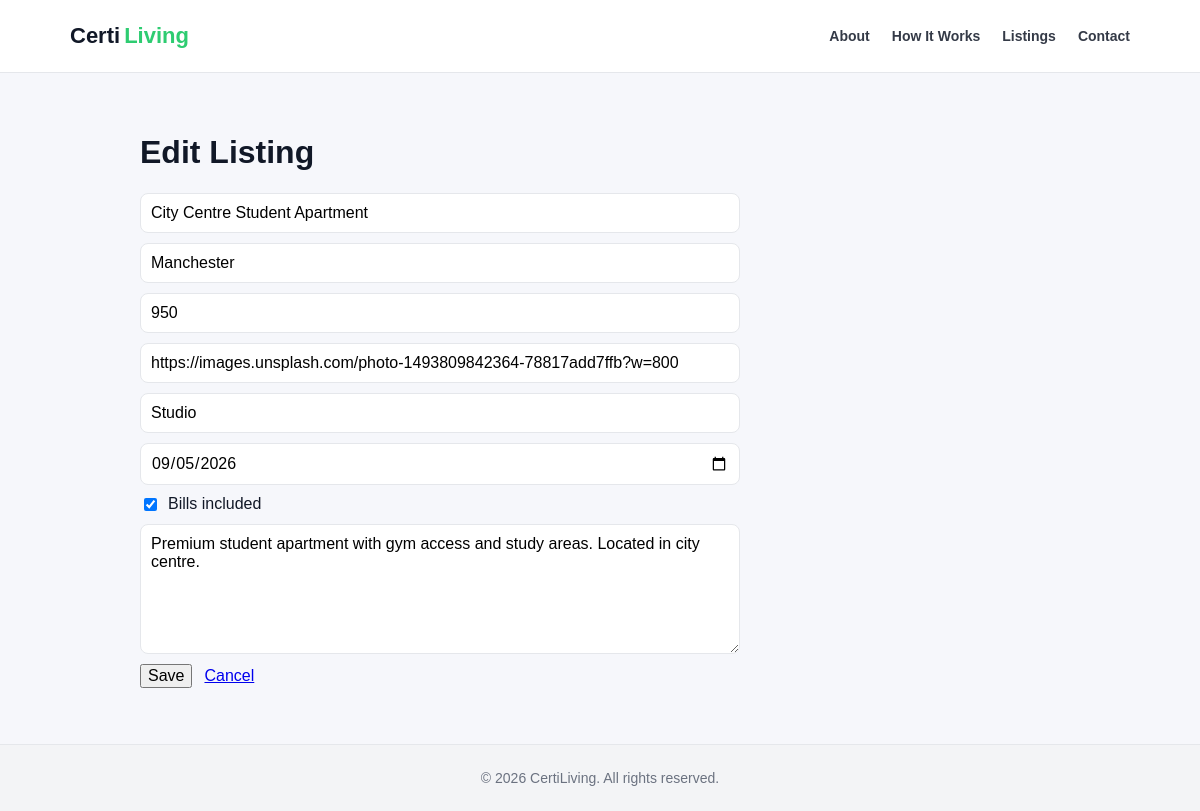
The app's page /admin/listings/15/edit (signed in) with its own data.
### tables this page shows
CREATE TABLE listings (
    id INTEGER PRIMARY KEY AUTOINCREMENT,

    title TEXT NOT NULL,
    description TEXT NOT NULL,

    city TEXT NOT NULL,
    address TEXT,

    rent_pcm INTEGER NOT NULL,
    deposit INTEGER,

    room_type TEXT,
    bills_included BOOLEAN DEFAULT 0,

    available_from DATE,

    photo_url TEXT,

    created TIMESTAMP DEFAULT CURRENT_TIMESTAMP
);

### app/admin.py (the view, shortened to what this page needs)
@bp.route("/listings/<int:listing_id>/edit", methods=("GET", "POST"))
@admin_required
def listings_edit(listing_id):
    db = get_db()
    listing = db.execute("SELECT * FROM listings WHERE id = ?", (listing_id,)).fetchone()
    if listing is None:
        return "Not found", 404
    return render_template("admin/listings_form.html", listing=listing)

### app/admin.py (called while the page is built)
def admin_required(view):
    @wraps(view)
    def wrapped(*args, **kwargs):
        if not session.get("is_admin"):
            return redirect(url_for("admin.login"))
        return view(*args, **kwargs)
    return wrapped

### app/db.py (called while the page is built)
def get_db():
    if 'db' not in g:
        g.db = sqlite3.connect(
            current_app.config['DATABASE'],
            detect_types=sqlite3.PARSE_DECLTYPES,
        )
        g.db.row_factory = sqlite3.Row
        g.db.execute('PRAGMA foreign_keys = ON')
    return g.db

### app/templates/admin/listings_form.html (shortened to what this page needs)
{% extends "admin/base.html" %}
{% block content %}
<div class="container admin-page">
  <h1>{{ 'Edit' if listing else 'New' }} Listing</h1>
  <form method="post" class="admin-form admin-form-wide">
    <input name="title" placeholder="Title"
           value="{{ listing['title'] if listing else '' }}" required>
    <input name="city" placeholder="City"
           value="{{ listing['city'] if listing else '' }}" required>
    <input name="rent_pcm" type="number" placeholder="Rent PCM" required
           value="{{ listing['rent_pcm'] if listing else '' }}">
    <input name="photo_url" placeholder="Photo URL"
           value="{{ listing['photo_url'] if listing and listing['photo_url'] else '' }}">
    <input name="room_type" placeholder="Room type (Ensuite/Studio/Shared)"
           value="{{ listing['room_type'] if listing and listing['room_type'] else '' }}">
    <input name="available_from" type="date"
           value="{{ listing['available_from'] if listing and listing['available_from'] else '' }}">
    <label class="admin-checkbox">
      <input type="checkbox" name="bills_included"
             {% if listing and listing['bills_included'] %}checked{% endif %}>
      Bills included
    </label>
    <textarea name="description" rows="6" placeholder="Description">{{
      listing['description'] if listing and listing['description'] else ''
    }}</textarea>
    <div class="admin-row-actions">
      <button type="submit">Save</button>
      <a href="{{ url_for('admin.listings_index') }}">Cancel</a>
    </div>
  </form>
</div>
{% endblock %}

### app/static/css/style.css (style rules this page uses)
:root { --max-width: 1100px; --gutter: 20px; --bg: #f6f7fb; --text: #111827; --muted: #6b7280; --accent: #2ecc71; --accent-dark: #27ae60; --border: #e5e7eb; --shadow: 0 8px 25px rgba(0,0,0,0.06); --shadow-soft: 0 4px 10px rgba(0,0,0,0.05); }
*, *::before, *::after { box-sizing: border-box; }
html { scroll-behavior: smooth; }
body { margin: 0; font-family: Arial, sans-serif; background: var(--bg); color: var(--text); min-height: 100vh; display: flex; flex-direction: column; }
.container { max-width: var(--max-width); margin: 0 auto; padding: 40px var(--gutter) 24px; }

### app/static/css/admin.css (style rules this page uses)
.admin-page { max-width: 960px; }
.admin-form { display: grid; gap: 10px; max-width: 420px; }
.admin-form-wide { max-width: 600px; }
.admin-form input, .admin-form textarea, .admin-form button { font: inherit; }
.admin-form input, .admin-form textarea { padding: 10px; border: 1px solid #e5e7eb; border-radius: 8px; }
.admin-checkbox { display: flex; align-items: center; gap: 8px; }
.admin-row-actions { display: flex; align-items: center; gap: 12px; }

### records on screen
listings: title "City Centre Student Apartment", city "Manchester", rent_pcm "950", photo_url "https://images.unsplash.com/photo-1493809842364-78817add7ffb?w=800", room_type "Studio", available_from "09/05/2026", bills_included "☑", description "Premium student apartment with gym access and study areas. Located in city centre."

### other values on screen
{{ 'Edit' if listing else 'New' }} "Edit"
